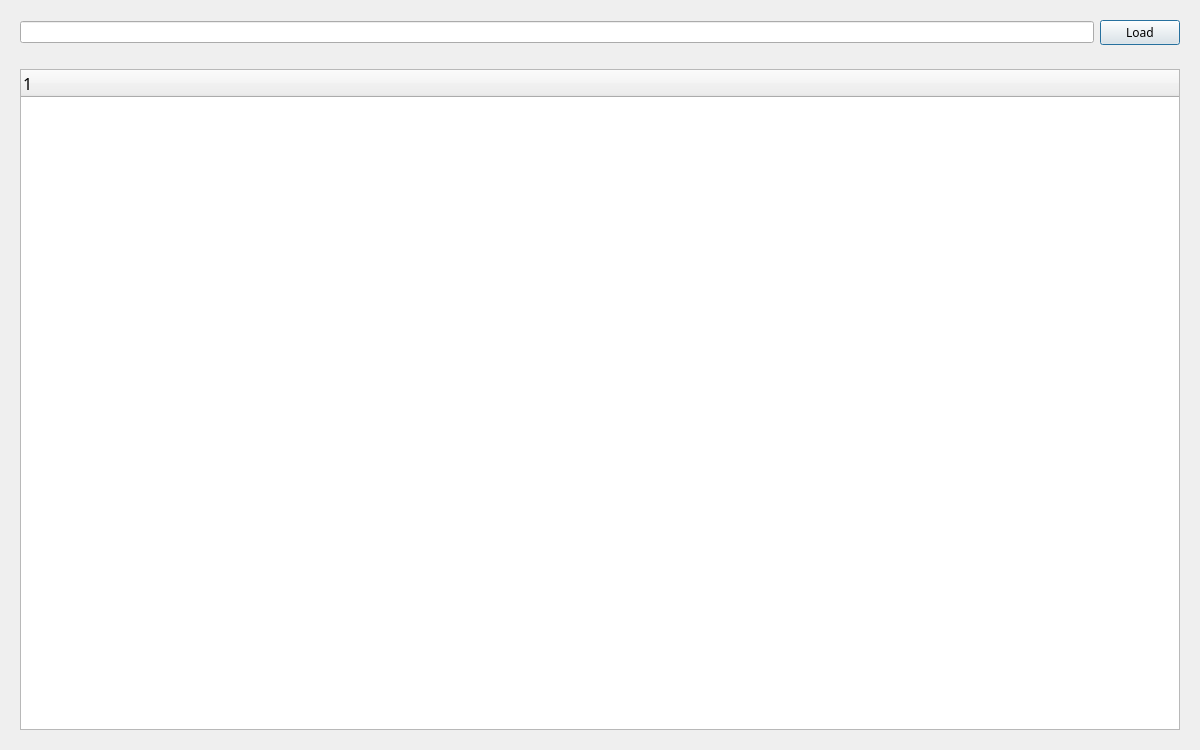
<?xml version="1.0" encoding="UTF-8"?>
<ui version="4.0">
 <class>FindFileDialog</class>
 <widget class="QDialog" name="FindFileDialog">
  <property name="geometry">
   <rect>
    <x>0</x>
    <y>0</y>
    <width>1200</width>
    <height>750</height>
   </rect>
  </property>
  <property name="minimumSize">
   <size>
    <width>1200</width>
    <height>750</height>
   </size>
  </property>
  <property name="maximumSize">
   <size>
    <width>1200</width>
    <height>750</height>
   </size>
  </property>
  <property name="windowTitle">
   <string>Dialog</string>
  </property>
  <layout class="QVBoxLayout" name="verticalLayout">
   <item>
    <widget class="QWidget" name="widget" native="true">
     <layout class="QHBoxLayout" name="horizontalLayout">
      <item>
       <widget class="QLineEdit" name="lineEdit">
        <property name="text">
         <string/>
        </property>
       </widget>
      </item>
      <item>
       <widget class="QPushButton" name="buttonLoad">
        <property name="font">
         <font>
          <family>Cascadia Code</family>
         </font>
        </property>
        <property name="text">
         <string>Load</string>
        </property>
       </widget>
      </item>
     </layout>
    </widget>
   </item>
   <item>
    <widget class="QWidget" name="widget_2" native="true">
     <layout class="QVBoxLayout" name="verticalLayout_5">
      <item>
       <widget class="QTreeWidget" name="treeWidget">
        <property name="font">
         <font>
          <family>华文中宋</family>
          <pointsize>12</pointsize>
         </font>
        </property>
        <column>
         <property name="text">
          <string notr="true">1</string>
         </property>
        </column>
       </widget>
      </item>
     </layout>
    </widget>
   </item>
  </layout>
 </widget>
 <resources/>
 <connections/>
</ui>
